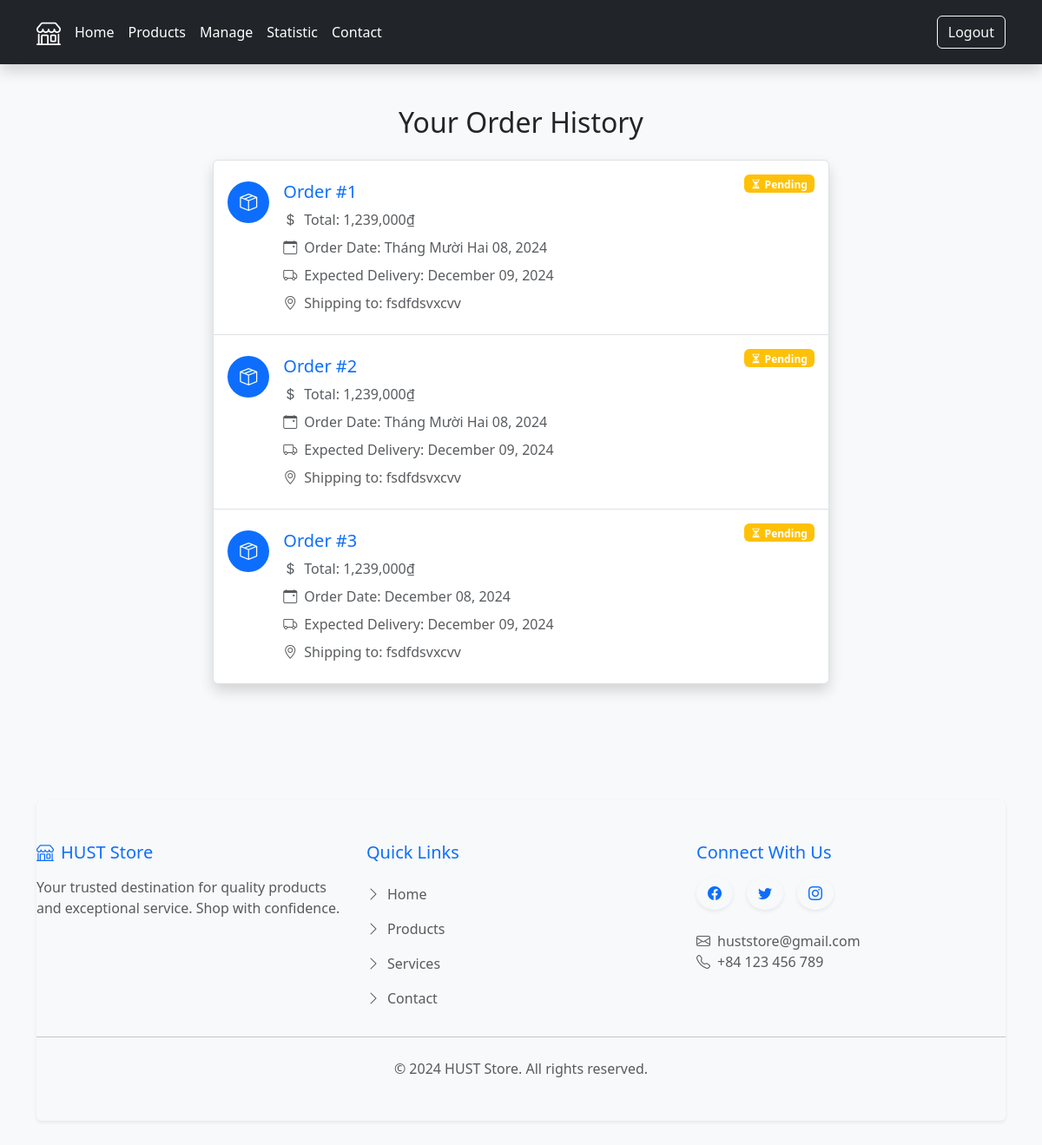
Page /history (signed in) on the earlier database version.
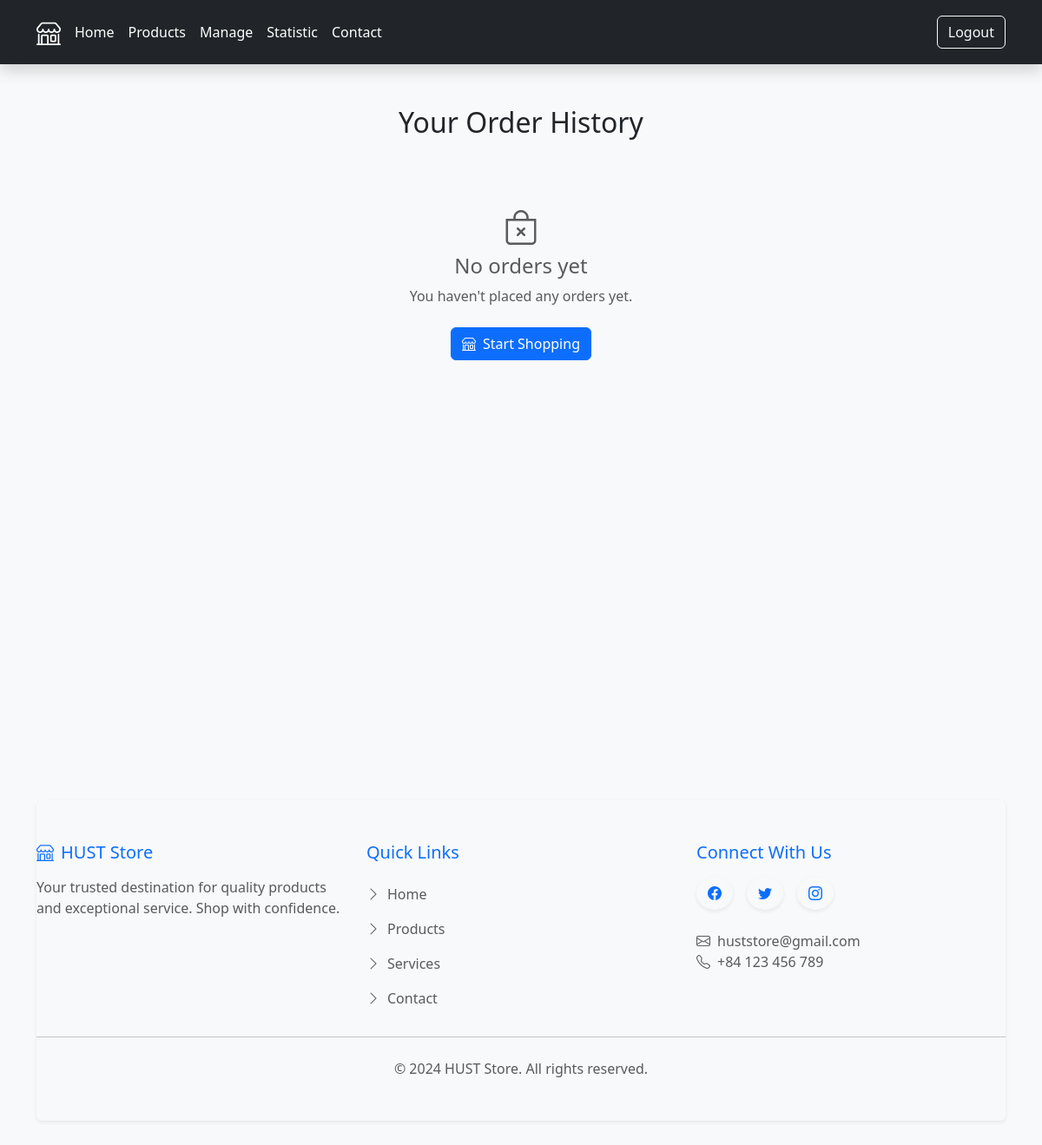
Same page on the later database version.
### main.py (models this page shows)
class Order(db.Model):
    __tablename__ = "orders"
    id: Mapped[int] = mapped_column(Integer, primary_key=True)
    user_id: Mapped[int] = mapped_column(db.ForeignKey("users.id"))
    user = relationship("User")
    selections: Mapped[List["Selection"]] = relationship(back_populates="order")
    order_date: Mapped[str] = mapped_column(String, nullable=False)
    confirmed: Mapped[Optional[bool]] = mapped_column(Boolean)
    feedback: Mapped[Optional[str]] = mapped_column(String)

class User(UserMixin, db.Model):
    __tablename__ = "users"
    id: Mapped[int] = mapped_column(Integer, primary_key=True)
    email: Mapped[str] = mapped_column(String, unique=True)
    name: Mapped[str]= mapped_column(String, nullable=False)
    password: Mapped[str] = mapped_column(String, nullable=False)
    selections = relationship("Selection", back_populates="user")
    address: Mapped[Optional[str]] = mapped_column(String)
    shipping: Mapped[Optional[str]] = mapped_column(String)
    total_price: Mapped[Optional[str]] = mapped_column(String)
    summary: Mapped[Optional[str]] = mapped_column(String)
    delivery_date: Mapped[Optional[str]] = mapped_column(String)

### main.py (the view)
@app.route('/history', methods=["POST", "GET"])
def history():
    list = db.session.execute(db.select(Order).where(Order.user_id == current_user.id)).scalars().all()
    return render_template('history.html', list=list)

### main.py (called while the page is built)
@login_manager.user_loader
def load_user(user_id):
    return db.session.get(User, user_id)

### templates/history.html
{% include 'header.html' %}
<div class="main py-5">
  <div class="container">
    <h2 class="text-center mb-4 animate__animated animate__fadeInDown">Your Order History</h2>
    <div class="row justify-content-center">
      <div class="col-lg-8">
        {% if list %}
        <div class="list-group shadow animate__animated animate__fadeInUp">
          {% for each in list:%}
          <a href="{{url_for('show_order', order_id=each.id)}}" class="list-group-item list-group-item-action d-flex gap-3 py-4 position-relative hover-shadow transition-all" aria-current="true">
            <div class="d-flex align-items-center justify-content-center bg-primary rounded-circle flex-shrink-0" style="width: 48px; height: 48px;">
              <i class="bi bi-box-seam text-white fs-5"></i>
            </div>
            <div class="d-flex gap-2 w-100 justify-content-between">
              <div>
                <h5 class="mb-2 text-primary">Order #{{each.id}}</h5>
                <p class="mb-2 text-muted">
                  <i class="bi bi-currency-dollar me-2"></i>Total: {{each.user.total_price}}
                </p>
                <p class="mb-2 text-muted">
                  <i class="bi bi-calendar-event me-2"></i>Order Date: {{each.order_date}}
                </p>
                <p class="mb-2 text-muted">
                  <i class="bi bi-truck me-2"></i>Expected Delivery: {{each.user.delivery_date}}
                </p>
                <p class="mb-0 text-muted">
                  <i class="bi bi-geo-alt me-2"></i>Shipping to: {{each.user.address}}
                </p>
              </div>
              {% if each.confirmed != None %}
                {% if each.confirmed == True %}
                <div class="badge bg-success position-absolute top-0 end-0 m-3">
                  <i class="bi bi-check-circle me-1"></i>Confirmed
                </div>
                {% else %}
                <div class="badge bg-danger position-absolute top-0 end-0 m-3">
                  <i class="bi bi-x-circle me-1"></i>Declined
                </div>
                {% endif %}
              {% else %}
                <div class="badge bg-warning position-absolute top-0 end-0 m-3">
                  <i class="bi bi-hourglass-split me-1"></i>Pending
                </div>
              {% endif %}
            </div>
          </a>
          {% endfor %}
        </div>
        {% else %}
        <div class="text-center py-5 animate__animated animate__fadeIn">
          <i class="bi bi-bag-x fs-1 text-muted mb-3"></i>
          <h4 class="text-muted">No orders yet</h4>
          <p class="text-muted mb-4">You haven't placed any orders yet.</p>
          <a href="{{ url_for('products') }}" class="btn btn-primary">
            <i class="bi bi-shop me-2"></i>Start Shopping
          </a>
        </div>
        {% endif %}
      </div>
    </div>
  </div>
</div>
{% include 'footer.html' %}

Differences in the rows shown:
no longer on this page (row edited): Order: id "1", user.total_price "1,239,000₫", order_date "Tháng Mười Hai 08, 2024", user.delivery_date "December 09, 2024", user.address "fsdfdsvxcvv", shows "Pending"
no longer on this page (row edited): Order: id "2", user.total_price "1,239,000₫", order_date "Tháng Mười Hai 08, 2024", user.delivery_date "December 09, 2024", user.address "fsdfdsvxcvv", shows "Pending"
no longer on this page (row edited): Order: id "3", user.total_price "1,239,000₫", order_date "December 08, 2024", user.delivery_date "December 09, 2024", user.address "fsdfdsvxcvv", shows "Pending"
Other differences:
text now shown: "No orders yet You haven't placed any orders yet. Start Shopping"
